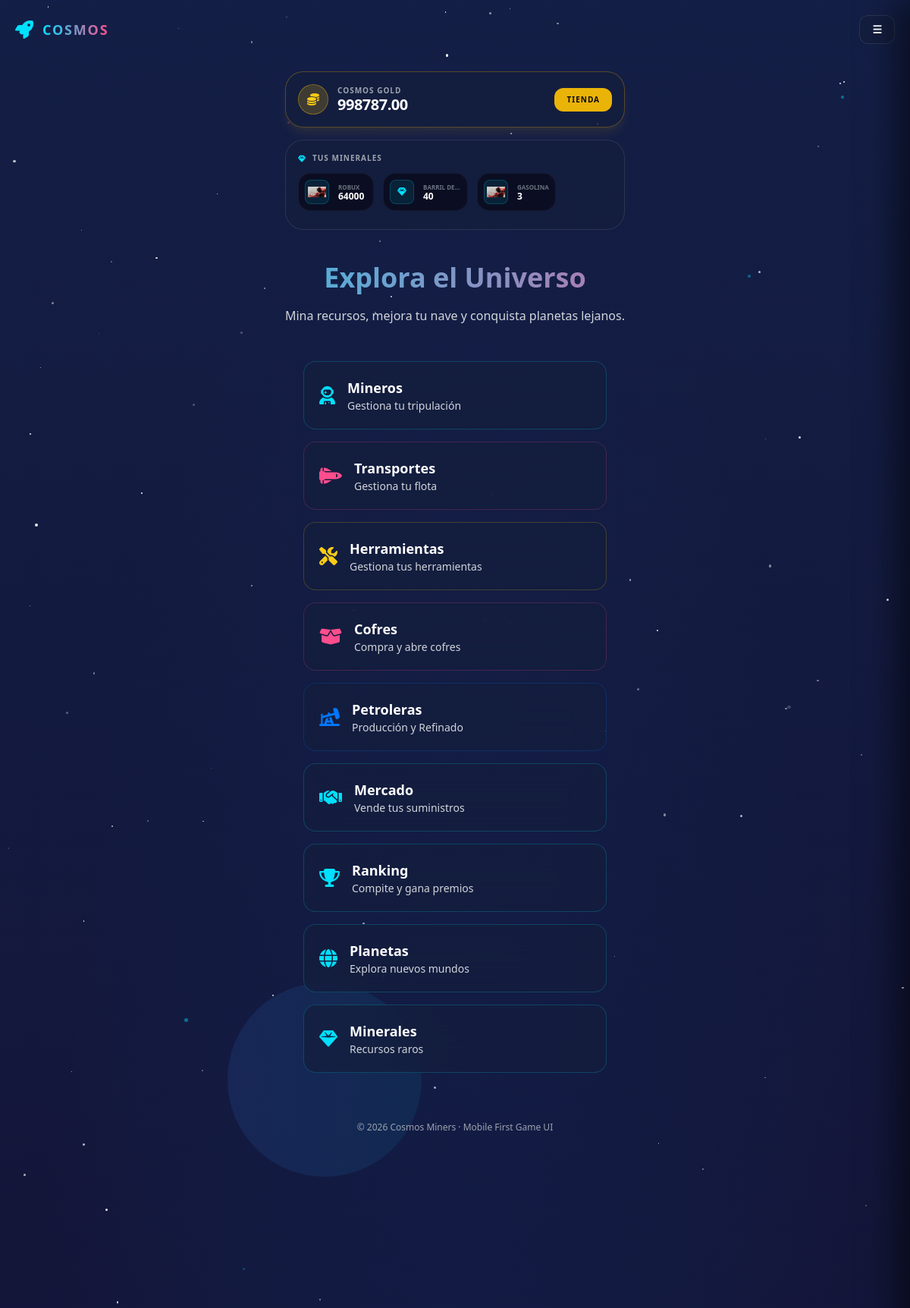
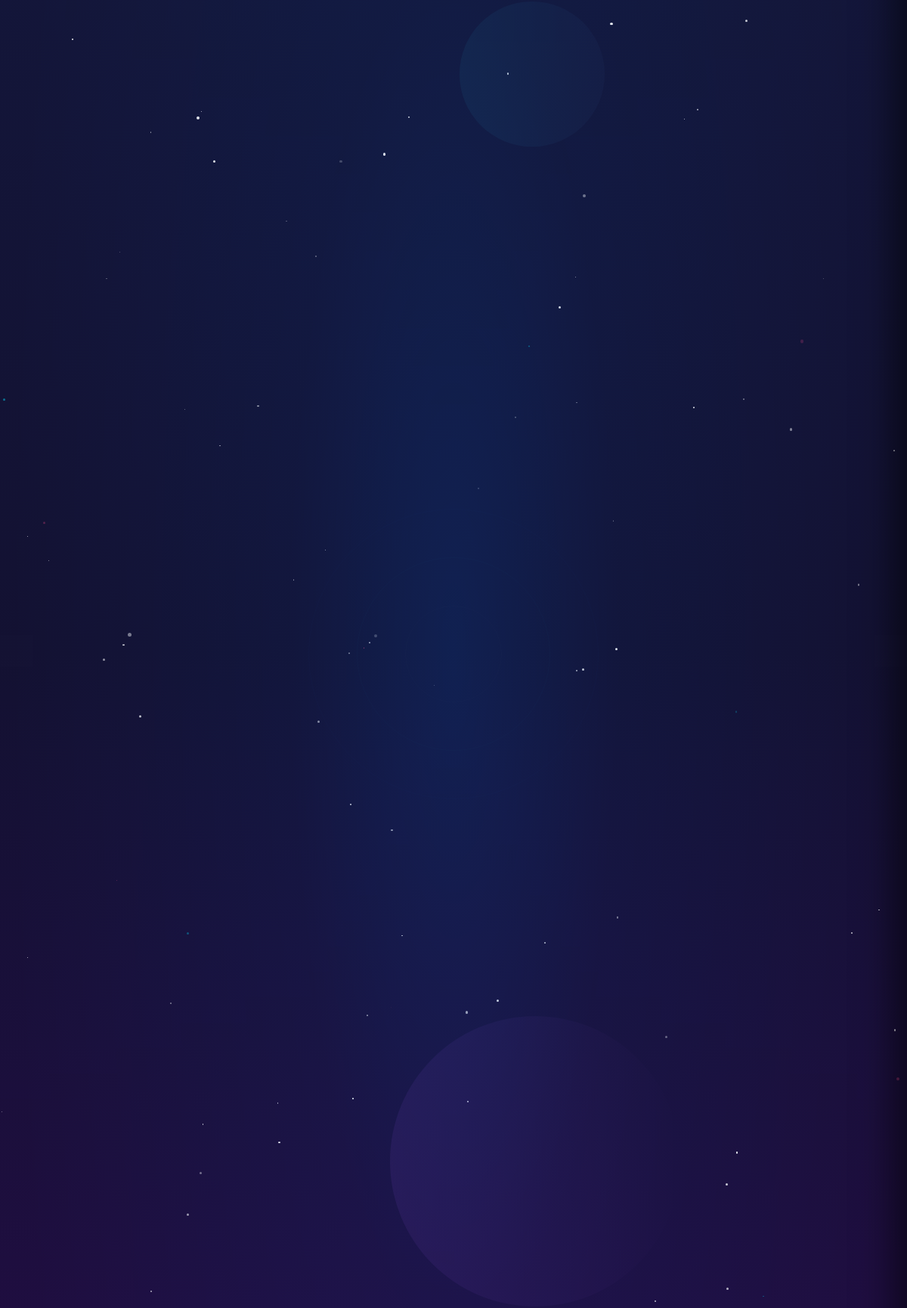
Screenshot of /home/ (signed in, upper part) with the database file from the repository (2 pictures, top to bottom).
### game/models.py (models this page shows, shortened)
class Profile(models.Model):
    user = models.OneToOneField(settings.AUTH_USER_MODEL, on_delete=models.CASCADE)
    wallet_metamask_bsc = models.CharField(max_length=255,null=True,blank=True, unique=True)
    cosmos_gold = models.DecimalField(max_digits=12, decimal_places=2, default=Decimal('0.00'))
    points = models.IntegerField(default=0)
    created_at = models.DateTimeField(auto_now_add=True)

### game/models_planets.py (models this page shows, shortened)
class UserMineral(models.Model):
    user = models.ForeignKey(settings.AUTH_USER_MODEL, on_delete=models.CASCADE, related_name="inventory_minerals")
    mineral = models.ForeignKey(Mineral, on_delete=models.CASCADE)
    amount = models.PositiveIntegerField(default=0)
    class Meta:
        unique_together = ('user', 'mineral')

class Mineral(models.Model):
    name = models.CharField(max_length=100)
    image = models.ImageField(upload_to="minerals/", null=True, blank=True)
    description = models.TextField(blank=True)
    gold_value = models.DecimalField(
        max_digits=12,
        decimal_places=2,
        default=Decimal('0.00'),
        help_text="Equivalencia en Cosmos Gold para 1 unidad de este mineral"
    )

### game/views.py (the view)
# urls.py: path("home/", home_view, name="home"),
@login_required
def home_view(request):
    profile, _ = Profile.objects.get_or_create(user=request.user)
    minerals = request.user.inventory_minerals.filter(amount__gt=0).select_related('mineral').all()
    return render(request, "game/home.html", {
        "profile": profile,
        "minerals": minerals
    })

### game/templates/game/home.html (shortened to what this page needs)
<!DOCTYPE html>
<html lang="es">
<head>
  <script src="https://cdn.tailwindcss.com"></script>
  <link rel="stylesheet" href="https://cdnjs.cloudflare.com/ajax/libs/font-awesome/6.4.0/css/all.min.css" />
</head>
<body class="min-h-screen bg-space text-white overflow-x-hidden relative">
  <div class="fixed inset-0 z-0">
    <div class="absolute inset-0 bg-gradient-to-b from-blue-950/80 via-indigo-950/60 to-purple-950/90"></div>
    <div class="absolute inset-0" id="stars"></div>
    <div class="absolute inset-0" id="twinklingStars"></div>
    <div class="absolute inset-0 opacity-30">
      <div
        class="absolute top-1/4 left-1/4 w-64 h-64 rounded-full bg-gradient-to-r from-blue-500/40 to-cyan-500/30 animate-pulse">
      </div>
      <div
        class="absolute bottom-1/3 right-1/4 w-96 h-96 rounded-full bg-gradient-to-r from-purple-500/30 to-pink-500/20 animate-pulse"
        style="animation-delay: 1s;"></div>
      <div
        class="absolute top-1/3 right-1/3 w-48 h-48 rounded-full bg-gradient-to-r from-cyan-400/20 to-blue-400/10 animate-pulse"
        style="animation-delay: 2s;"></div>
    </div>
    <div class="absolute inset-0" id="particles"></div>
    <div
      class="absolute inset-0 bg-[radial-gradient(ellipse_at_center,_rgba(0,119,255,0.15)_0%,_rgba(0,119,255,0.05)_25%,_transparent_70%)]">
    </div>
    <div class="absolute top-1/2 left-1/2 transform -translate-x-1/2 -translate-y-1/2 w-full h-full opacity-10">
      <div
        class="absolute top-1/2 left-1/2 transform -translate-x-1/2 -translate-y-1/2 w-96 h-96 rounded-full border border-blue-500/20">
      </div>
      <div
        class="absolute top-1/2 left-1/2 transform -translate-x-1/2 -translate-y-1/2 w-64 h-64 rounded-full border border-cyan-400/20">
      </div>
      <div
        class="absolute top-1/2 left-1/2 transform -translate-x-1/2 -translate-y-1/2 w-32 h-32 rounded-full border border-white/10">
      </div>
    </div>
  </div>
  <header class="relative z-10 px-5 py-5 flex items-center justify-between">
    <a href="/" class="flex items-center gap-3">
      <i class="fas fa-rocket text-accent text-2xl"></i>
      <span
        class="font-extrabold tracking-widest text-lg bg-gradient-to-r from-accent to-pink bg-clip-text text-transparent">
      </span>
    </a>
    <button onclick="toggleMenu()"
      class="bg-card backdrop-blur-xl border border-white/10 px-4 py-2 rounded-xl text-sm font-semibold">
      ☰
    </button>
  </header>
  <section class="relative z-10 px-6 mt-4">
    <div class="max-w-md mx-auto space-y-4">
      <div class="bg-card backdrop-blur-xl border border-yellow-500/30 rounded-3xl p-4 flex items-center justify-between shadow-lg shadow-yellow-500/10">
        <div class="flex items-center gap-3">
          <div class="w-10 h-10 rounded-full bg-yellow-500/20 flex items-center justify-center border border-yellow-500/40">
            <i class="fas fa-coins text-yellow-400"></i>
          </div>
          <div>
            <p class="text-[10px] text-gray-400 font-black uppercase tracking-widest leading-none mb-1">Cosmos Gold</p>
            <p class="text-xl font-black text-white leading-none tracking-tight">{{ profile.cosmos_gold }}</p>
          </div>
        </div>
        <a href="/chests/" class="bg-yellow-500 text-space px-4 py-2 rounded-xl text-[10px] font-black uppercase tracking-widest hover:scale-105 transition-all">
          Tienda
        </a>
      </div>
      <div class="bg-card backdrop-blur-xl border border-white/10 rounded-3xl p-4 relative overflow-hidden">
        <p class="text-[10px] text-gray-400 font-black uppercase tracking-widest mb-3 flex items-center gap-2">
          <i class="fas fa-gem text-accent"></i> Tus Minerales
        </p>
        <div class="flex gap-3 overflow-x-auto pb-2 custom-scrollbar mask-fade-right">
          {% for m in minerals %}
          <div class="flex-none bg-space/60 border border-white/5 rounded-2xl p-2 min-w-[100px] flex items-center gap-3">
            <div class="w-8 h-8 rounded-lg bg-accent/10 flex items-center justify-center border border-accent/20">
              {% if m.mineral.image %}
                <img src="{{ m.mineral.image.url }}" class="w-6 h-6 object-contain">
              {% else %}
                <i class="fas fa-gem text-accent text-xs"></i>
              {% endif %}
            </div>
            <div>
              <p class="text-[8px] text-gray-500 font-bold uppercase truncate max-w-[50px]">{{ m.mineral.name }}</p>
              <p class="text-xs font-black text-white leading-none">{{ m.amount }}</p>
            </div>
          </div>
          {% empty %}
          <div class="flex-none w-full py-2">
            <p class="text-[10px] text-gray-600 italic">No tienes minerales aún. ¡Empieza a minar!</p>
          </div>
          {% endfor %}
        </div>
      </div>
    </div>
  </section>
  <section class="relative z-10 px-6 mt-10 text-center">
    <h1
      class="text-4xl font-black leading-tight mb-4 bg-gradient-to-r from-accent to-pink bg-clip-text text-transparent">
    </h1>
    <p class="text-gray-300 text-base mb-8">
      Mina recursos, mejora tu nave y conquista planetas lejanos.
    </p>
  </section>
  <section class="relative z-10 mt-12 px-6 grid gap-4 max-w-md mx-auto">
    <a href="/miners/"
      class="flex items-center gap-4 bg-card backdrop-blur-xl border border-accent/20 rounded-2xl p-5 hover:border-accent/40 hover:bg-white/5 transition cursor-pointer group">
      <i class="fas fa-user-astronaut text-accent text-2xl group-hover:scale-110 transition-transform"></i>
      <div>
        <h3 class="font-bold text-lg">Mineros</h3>
        <p class="text-sm text-gray-300">Gestiona tu tripulación</p>
      </div>
    </a>
    <a href="/transports/"
      class="flex items-center gap-4 bg-card backdrop-blur-xl border border-pink/20 rounded-2xl p-5 hover:border-pink/40 hover:bg-white/5 transition cursor-pointer group">
      <i class="fas fa-shuttle-space text-pink text-2xl group-hover:scale-110 transition-transform"></i>
      <div>
        <h3 class="font-bold text-lg">Transportes</h3>
        <p class="text-sm text-gray-300">Gestiona tu flota</p>
      </div>
    </a>
    <a href="/tools/"
      class="flex items-center gap-4 bg-card backdrop-blur-xl border border-yellow-400/20 rounded-2xl p-5 hover:border-yellow-400/40 hover:bg-white/5 transition cursor-pointer group">
      <i class="fas fa-screwdriver-wrench text-yellow-400 text-2xl group-hover:scale-110 transition-transform"></i>
      <div>
        <h3 class="font-bold text-lg">Herramientas</h3>
        <p class="text-sm text-gray-300">Gestiona tus herramientas</p>
      </div>
    </a>
    <a href="/chests/"
      class="flex items-center gap-4 bg-card backdrop-blur-xl border border-pink/20 rounded-2xl p-5 hover:border-pink/40 hover:bg-white/5 transition cursor-pointer group">
      <i class="fas fa-box-open text-pink text-2xl group-hover:scale-110 transition-transform"></i>
      <div>
        <h3 class="font-bold text-lg">Cofres</h3>
        <p class="text-sm text-gray-300">Compra y abre cofres</p>
      </div>
    </a>
    <a href="/oil-centrals/"
      class="flex items-center gap-4 bg-card backdrop-blur-xl border border-blueglow/20 rounded-2xl p-5 hover:border-blueglow/40 hover:bg-white/5 transition cursor-pointer group">
      <i class="fas fa-oil-well text-blueglow text-2xl group-hover:scale-110 transition-transform"></i>
      <div>
        <h3 class="font-bold text-lg">Petroleras</h3>
        <p class="text-sm text-gray-300">Producción y Refinado</p>
      </div>
    </a>
    <a href="/trades/"
      class="flex items-center gap-4 bg-card backdrop-blur-xl border border-accent/20 rounded-2xl p-5 group hover:border-accent/40 hover:bg-white/5 transition cursor-pointer">
      <i class="fas fa-handshake text-accent text-2xl group-hover:scale-110 transition-transform"></i>
      <div>
        <h3 class="font-bold text-lg">Mercado</h3>
        <p class="text-sm text-gray-300">Vende tus suministros</p>
      </div>
    </a>
    <a href="/rankings/"
      class="flex items-center gap-4 bg-card backdrop-blur-xl border border-accent/20 rounded-2xl p-5 hover:border-accent/40 hover:bg-white/5 transition cursor-pointer group">
      <i class="fas fa-trophy text-accent text-2xl group-hover:scale-110 transition-transform"></i>
      <div>
        <h3 class="font-bold text-lg">Ranking</h3>
        <p class="text-sm text-gray-300">Compite y gana premios</p>
      </div>
    </a>
    <a href="/mining/"
      class="flex items-center gap-4 bg-card backdrop-blur-xl border border-accent/20 rounded-2xl p-5 group hover:border-accent/40 hover:bg-white/5 transition cursor-pointer">
      <i class="fas fa-globe text-accent text-2xl group-hover:scale-110 transition-transform"></i>
      <div>
        <h3 class="font-bold text-lg">Planetas</h3>
        <p class="text-sm text-gray-300">Explora nuevos mundos</p>
      </div>
    </a>
    <a href="/mining/"
      class="flex items-center gap-4 bg-card backdrop-blur-xl border border-accent/20 rounded-2xl p-5 group hover:border-accent/40 hover:bg-white/5 transition cursor-pointer">
      <i class="fas fa-gem text-accent text-2xl group-hover:scale-110 transition-transform"></i>
      <div>
        <h3 class="font-bold text-lg">Minerales</h3>
        <p class="text-sm text-gray-300">Recursos raros</p>
      </div>
    </a>
  </section>
  <footer class="relative z-10 mt-16 pb-10 text-center text-gray-400 text-xs">
    © 2026 Cosmos Miners · Mobile First Game UI
  </footer>
  <link rel="stylesheet" href="https://cdnjs.cloudflare.com/ajax/libs/animate.css/4.1.1/animate.min.css" />
</body>
</html>

### game/templates/game/home.html (style rules this page uses)
.mask-fade-right { mask-image: linear-gradient(to right, black 85%, transparent 100%); }

### rows the page displays
Profile: cosmos_gold "998787.00"
UserMineral: mineral.image (picture), mineral.name "ROBUX", amount "64000"
UserMineral: mineral.name "BARRIL DE…", amount "40"
UserMineral: mineral.image (picture), mineral.name "GASOLINA", amount "3"
